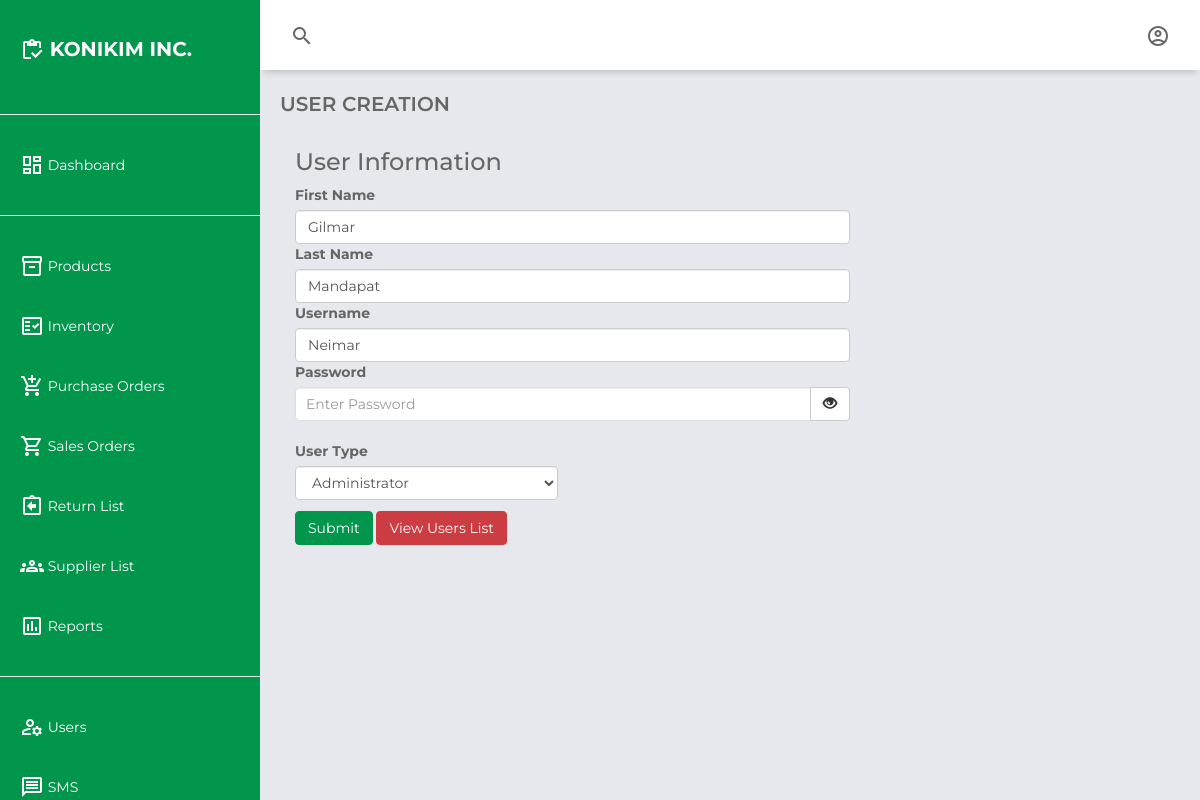
The app's page /user_edit.php?editid=2 (signed in) with its own data.
### tables this page shows
CREATE TABLE `users` (
  `id` int(11) NOT NULL,
  `firstname` varchar(100) NOT NULL,
  `lastname` varchar(100) NOT NULL,
  `username` varchar(50) NOT NULL,
  `password` varchar(255) NOT NULL,
  `user_type` enum('Administrator','Staff') NOT NULL,
  `created_at` timestamp NOT NULL DEFAULT current_timestamp()
);

### user_edit.php (the view, shortened to what this page needs)
<?php
require_once 'db_config.php';
?>
<!DOCTYPE html>
<html lang="en">
<head>
    <link rel="stylesheet" href="https://unpkg.com/boxicons@2.0.7/css/boxicons.min.css">
    <link href="https://maxcdn.bootstrapcdn.com/bootstrap/3.3.0/css/bootstrap.min.css" rel="stylesheet">
    <link href="https://cdn.datatables.net/1.10.25/css/dataTables.bootstrap.min.css" rel="stylesheet">
    <link rel="stylesheet" href="css\user_registration.css">
</head>
<body>
    <div class="grid-container">
        <header class="header">
            <div class="header-left">
                <span class="material-icons-outlined">search</span>
            </div>
            <div class="header-right">
                <span class="material-icons-outlined" id="userIcon">account_circle</span>
            </div>
        </header>
        <aside id="sidebar">
            <div class="sidebar-title">
                <div class="sidebar-brand">
                    <span class="material-icons-outlined">inventory</span> KONIKIM INC.
                </div>
            </div>
            <ul class="sidebar-list">
                <hr class="sidebar-divider hr-sidebar-divider">
                <li class="sidebar-list-item">
                    <a href="dashboard.php" target="_self">
                        <span class="material-icons-outlined">dashboard</span> Dashboard
                    </a>
                </li>
                <hr class="sidebar-divider hr-sidebar-divider">
                <li class="sidebar-list-item">
                    <a href="products.php" target="_self">
                        <span class="material-icons-outlined">inventory_2</span> Products
                    </a>
                </li>
                <li class="sidebar-list-item">
                    <a href="inventory.php" target="_self">
                        <span class="material-icons-outlined">fact_check</span> Inventory
                    </a>
                </li>
                <li class="sidebar-list-item">
                    <a href="purchase_orders.php" target="_self">
                        <span class="material-icons-outlined">add_shopping_cart</span> Purchase Orders
                    </a>
                </li>
                <li class="sidebar-list-item">
                    <a href="sales_orders.php" target="_self">
                        <span class="material-icons-outlined">shopping_cart</span> Sales Orders
                    </a>
                </li>
                <li class="sidebar-list-item">
                    <a href="return_list.php" target="_self">
                        <span class="material-icons-outlined">assignment_return</span> Return List
                    </a>
                </li>
                <li class="sidebar-list-item">
                    <a href="supplier.php" target="_self">
                        <span class="material-icons-outlined">groups</span> Supplier List
                    </a>
                </li>
                <li class="sidebar-list-item">
                    <a href="reports.php" target="_self">
                        <span class="material-icons-outlined">poll</span> Reports
                    </a>
                </li>
                <?php if ($_SESSION['user_type'] == 'Administrator') : ?>
                    <hr class="sidebar-divider hr-sidebar-divider">
                    <li class="sidebar-list-item">
                        <a href="user.php" target="_self">
                            <span class="material-icons-outlined">manage_accounts</span> Users
                        </a>
                    </li>
                    <li class="sidebar-list-item">
                        <a href="sms.php" target="_self">
                            <span class="material-icons-outlined">message</span> SMS
                        </a>
                    </li>
                <?php endif; ?>
            </ul>
        </aside>
        <main class="main-container">
            <div class="main-title">
                <p class="font-weight-bold">USER CREATION</p>
            </div>
            <div class="container">
                <div class="row">
                    <div class="col-md-6">
                        <h3>User Information</h3>
                    </div>
                </div>
                <form method="POST">
                    <?php
                    $eid = $_GET['editid'];
                    $sql = mysqli_query($conn, "SELECT * FROM users WHERE id='$eid'");
                    while ($row = mysqli_fetch_array($sql)) {
                    ?>
                        <div class="row">
                            <div class="col-md-6">
                                <label for="firstname">First Name</label>
                                <input type="text" class="form-control" value="<?php echo $row['firstname']; ?>" name="firstname" placeholder="Enter First Name" required>
                            </div>
                        </div>
                        <div class="row">
                            <div class="col-md-6">
                                <label for="lastname">Last Name</label>
                                <input type="text" class="form-control" value="<?php echo $row['lastname']; ?>" name="lastname" placeholder="Enter Last Name" required>
                            </div>
                        </div>
                        <div class="row">
                            <div class="col-md-6">
                                <label for="username">Username</label>
                                <input type="text" class="form-control" value="<?php echo $row['username']; ?>" name="username" placeholder="Enter Username" required>
                            </div>
                        </div>
                        <div class="row">
                            <div class="col-md-6">
                                <label for="password">Password</label>
                                <div class="input-group">
                                    <input type="password" class="form-control" id="password" name="password" placeholder="Enter Password">
                                    <span class="input-group-btn">
                                        <button id="togglePassword" class="btn btn-default" type="button">
                                            <span class="glyphicon glyphicon-eye-open"></span>
                                        </button>
                                    </span>
                                </div>
                            </div>
                        </div>
                        <div class="row">
                            <div class="col-md-3">
                                <label for="userType">User Type</label>
                                <select id="userType" name="user_level" class="form-control" required>
                                    <option value="Administrator" <?php echo ($row['user_type'] == 'Administrator') ? 'selected' : ''; ?>>Administrator</option>
                                </select>
                            </div>
                        </div>
                    <?php }
                    ?>
                    <div class="row" style="margin-top: 1%">
                        <div class="col-md-6">
                            <button type="submit" name="update" class="btn btn-primary" style="background-color: #02964C; border-color: #02964C;">Submit</button>
                            <a href="user.php" class="btn btn-success" style="background-color: #cc3c43; border-color: #cc3c43;"> View Users List</a>
                        </div>
                    </div>
                </form>
            </div>
        </main>
    </div>
</body>
</html>

### css/user_registration.css (style rules this page uses)
body { margin: 0; padding: 0; box-sizing: border-box; background-color: #e6e8ed; color: #666666; font-family: "Montserrat", sans-serif; }
.material-icons-outlined { vertical-align: middle; line-height: 1px; }
.font-weight-bold { font-weight: 600; }
.grid-container { display: grid; grid-template-columns: 260px 1fr 1fr 1fr; grid-template-rows: 0.2fr 3fr; grid-template-areas: "sidebar header header header" "sidebar main main main"; height: 100vh; }
.header { grid-area: header; height: 70px; background-color: #ffffff; display: flex; align-items: center; justify-content: space-between; padding: 0 30px 0 30px; box-shadow: 0 6px 7px -4px rgba(0, 0, 0, 0.2); }
#sidebar { grid-area: sidebar; height: 100%; background-color: #02964C; color: #ffffff; overflow-y: auto; transition: all 0.5s; -webkit-transition: all 0.5s; }
.sidebar-title { display: flex; justify-content: space-between; align-items: center; padding: 20px 20px 20px 20px; margin-bottom: 30px; }
.sidebar-brand { margin-top: 15px; font-size: 20px; font-weight: 700; }
.sidebar-list { padding: 0; margin-top: 15px; list-style-type: none; }
.sidebar-list-item { padding: 20px 20px 20px 20px; }
.sidebar-list-item > a { text-decoration: none; color: #ffffff; }
.main-container { grid-area: main; overflow-y: auto; padding: 20px 20px; }
.main-title { display: flex; justify-content: space-between; }
.main-title > p { font-size: 20px; }
.input-group { margin-bottom: 20px; }
.input-group input, .input-group select { width: 100%; padding: 10px; border: 1px solid #ddd; border-radius: 5px; box-sizing: border-box; }

### records on screen
users: firstname "Gilmar", lastname "Mandapat", username "Neimar", user_level "Administrator"
